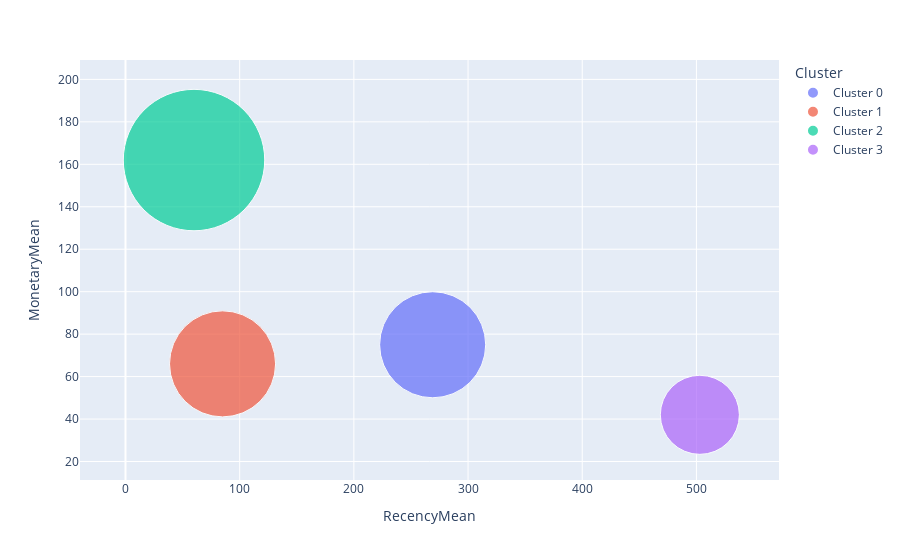

Notebook source saved alongside this figure:
### Code cell
import plotly.express as px

fig = px.scatter(rfm_agg2, x="RecencyMean", y="MonetaryMean", size="FrequencyMean", color="Cluster",
           hover_name="Cluster", size_max=100)
fig.show()

### Figure 1 — Plotly figure (JSON) as saved in the notebook; plotly's stock layout.template omitted (floating-point values rounded to 4 significant figures)
{"data": [{"hovertemplate": "<b>%{hovertext}</b><br><br>Cluster=Cluster 0<br>RecencyMean=%{x}<br>MonetaryMean=%{y}<br>FrequencyMean=%{marker.size}<extra></extra>", "hovertext": ["Cluster 0"], "legendgroup": "Cluster 0", "marker": {"color": "#636efa", "size": [9], "sizemode": "area", "sizeref": 0.0016, "symbol": "circle"}, "mode": "markers", "name": "Cluster 0", "orientation": "v", "showlegend": true, "type": "scatter", "x": [269], "xaxis": "x", "y": [75], "yaxis": "y"}, {"hovertemplate": "<b>%{hovertext}</b><br><br>Cluster=Cluster 1<br>RecencyMean=%{x}<br>MonetaryMean=%{y}<br>FrequencyMean=%{marker.size}<extra></extra>", "hovertext": ["Cluster 1"], "legendgroup": "Cluster 1", "marker": {"color": "#EF553B", "size": [9], "sizemode": "area", "sizeref": 0.0016, "symbol": "circle"}, "mode": "markers", "name": "Cluster 1", "orientation": "v", "showlegend": true, "type": "scatter", "x": [85], "xaxis": "x", "y": [66], "yaxis": "y"}, {"hovertemplate": "<b>%{hovertext}</b><br><br>Cluster=Cluster 2<br>RecencyMean=%{x}<br>MonetaryMean=%{y}<br>FrequencyMean=%{marker.size}<extra></extra>", "hovertext": ["Cluster 2"], "legendgroup": "Cluster 2", "marker": {"color": "#00cc96", "size": [16], "sizemode": "area", "sizeref": 0.0016, "symbol": "circle"}, "mode": "markers", "name": "Cluster 2", "orientation": "v", "showlegend": true, "type": "scatter", "x": [60], "xaxis": "x", "y": [162], "yaxis": "y"}, {"hovertemplate": "<b>%{hovertext}</b><br><br>Cluster=Cluster 3<br>RecencyMean=%{x}<br>MonetaryMean=%{y}<br>FrequencyMean=%{marker.size}<extra></extra>", "hovertext": ["Cluster 3"], "legendgroup": "Cluster 3", "marker": {"color": "#ab63fa", "size": [5], "sizemode": "area", "sizeref": 0.0016, "symbol": "circle"}, "mode": "markers", "name": "Cluster 3", "orientation": "v", "showlegend": true, "type": "scatter", "x": [503], "xaxis": "x", "y": [42], "yaxis": "y"}], "layout": {"legend": {"itemsizing": "constant", "title": {"text": "Cluster"}, "tracegroupgap": 0}, "margin": {"t": 60}, "xaxis": {"anchor": "y", "domain": [0, 1], "title": {"text": "RecencyMean"}}, "yaxis": {"anchor": "x", "domain": [0, 1], "title": {"text": "MonetaryMean"}}}}
